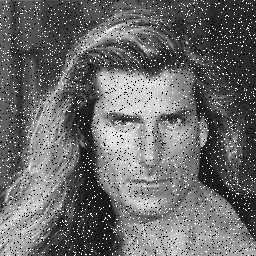
#> input picture photos/salt_pepper.png, 256 x 256 px
$ python 1_blurringFilters.py
#> lines starting #> are read from the running program, lines starting #| are printed output that depends on the picture
import numpy as np
import cv2

# averaging filters are the blurred filters they take the average of every 5x5 surface
# to smooth the image but this way we lose the details
# (blurred algorithms are used to reduce the noise)
#salt and pepper noise is like in this photo

# kernel of my own
myKernel = np.array(
    [
        [1, 0, 1],
        [1, 0, 1],
        [1, 0, 1]
    ]
)

img = cv2.imread('../photos/salt_pepper.png')
#> img is the input picture: shape (256, 256, 3); min 0, max 255, mean 106.4
cv2.imshow('Initial', img)
cv2.waitKey(0)

# with a very big matrix for blurring we keep just the COLORS not the DETAILS
filteredImg = cv2.filter2D(img, -1, myKernel)
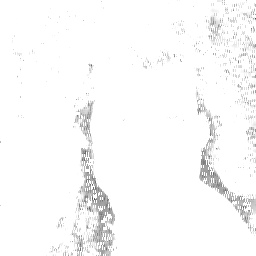
#> filteredImg: shape (256, 256, 3); min 78, max 255, mean 249.9

# 7,7 is the kernel size (convolution matrix)
filteredImg = cv2.blur(img , (7,7))
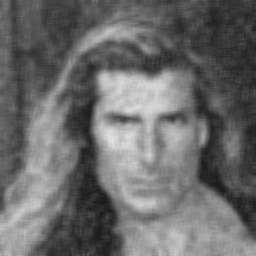
#> filteredImg: shape (256, 256, 3); min 23, max 225, mean 106.4

# this gets the number of chanels as well (-1 means the same as the input)
filteredImg = cv2.boxFilter(img , -1 , (5,5))

filteredImg = cv2.GaussianBlur(img, (3,3), 1, 1)
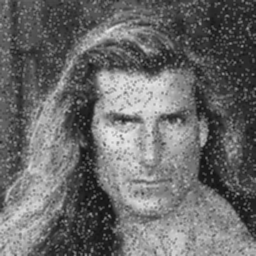
#> filteredImg: shape (256, 256, 3); min 16, max 234, mean 106.4

# requires square kernel size so put only one dimension
# the best for this type of noise -  if i have more types maybe other filters are better
filteredImg = cv2.medianBlur(img, 3)
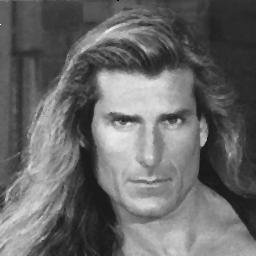
#> filteredImg: shape (256, 256, 3); min 0, max 255, mean 103.8

cv2.imshow('Filter', filteredImg)
cv2.waitKey(0)

$ run again, with photos/gerry.png copied over photos/salt_pepper.png
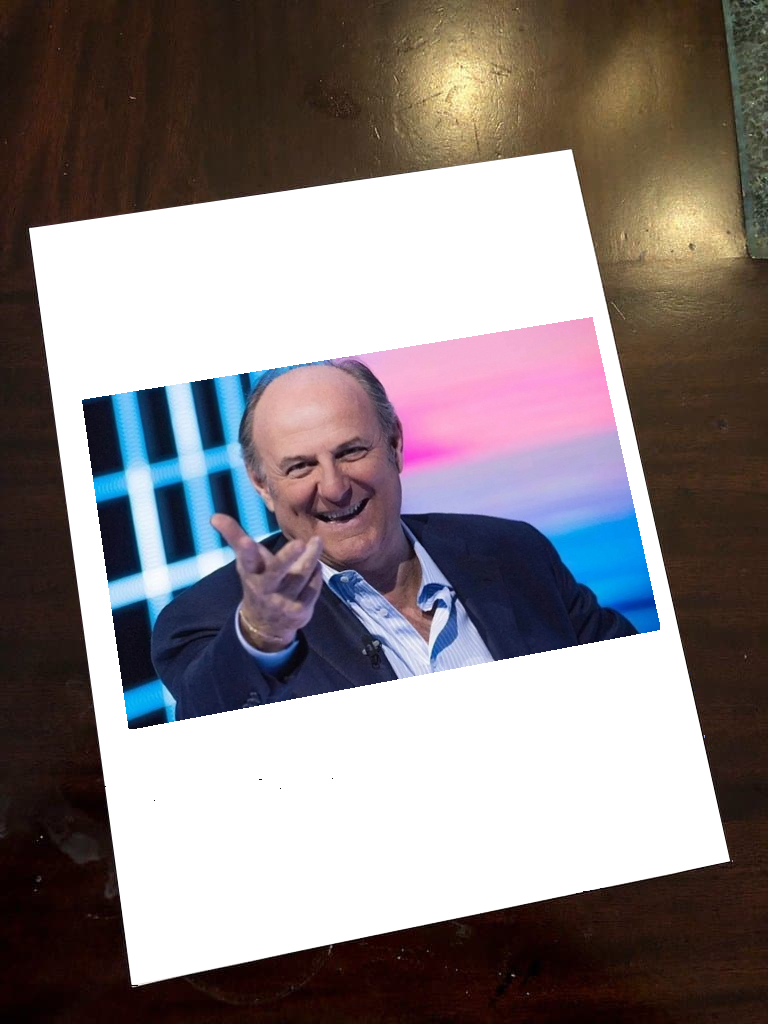
#> input picture photos/gerry.png, 768 x 1024 px
#> img is the input picture: shape (1024, 768, 3); mean B, G, R 130.1, 128.7, 137.2
#> `filteredImg = cv2.filter2D(img, -1, myKernel)`:
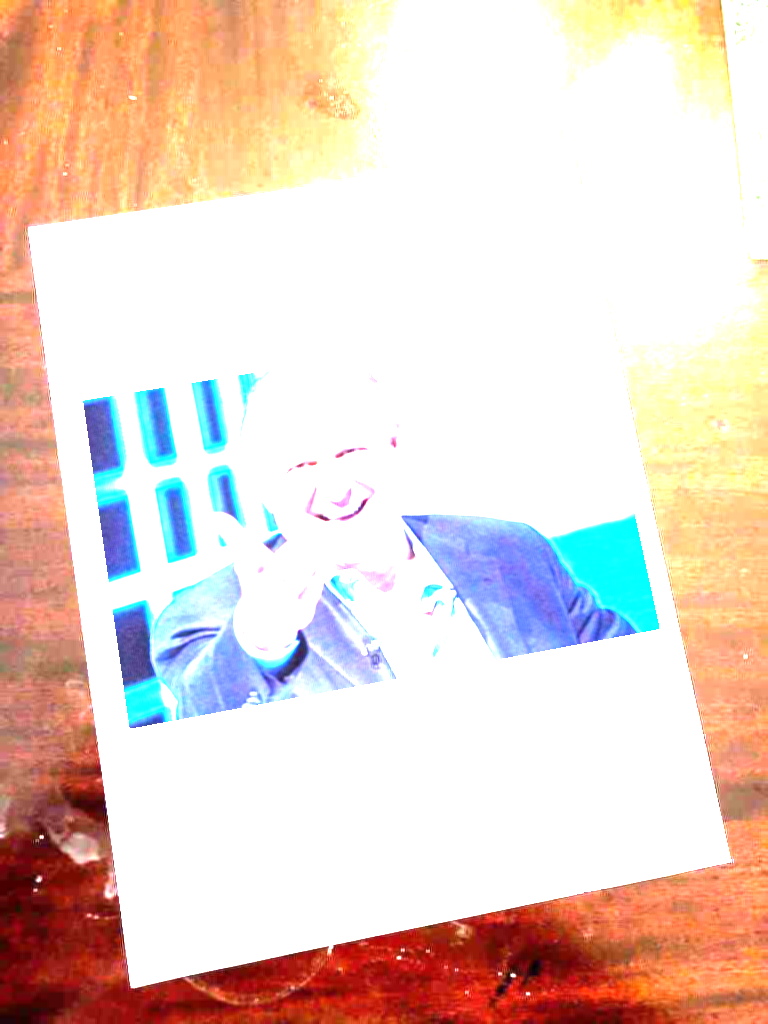
#> filteredImg: shape (1024, 768, 3); mean B, G, R 202.3, 212.3, 232.2
#> `filteredImg = cv2.blur(img , (7,7))`:
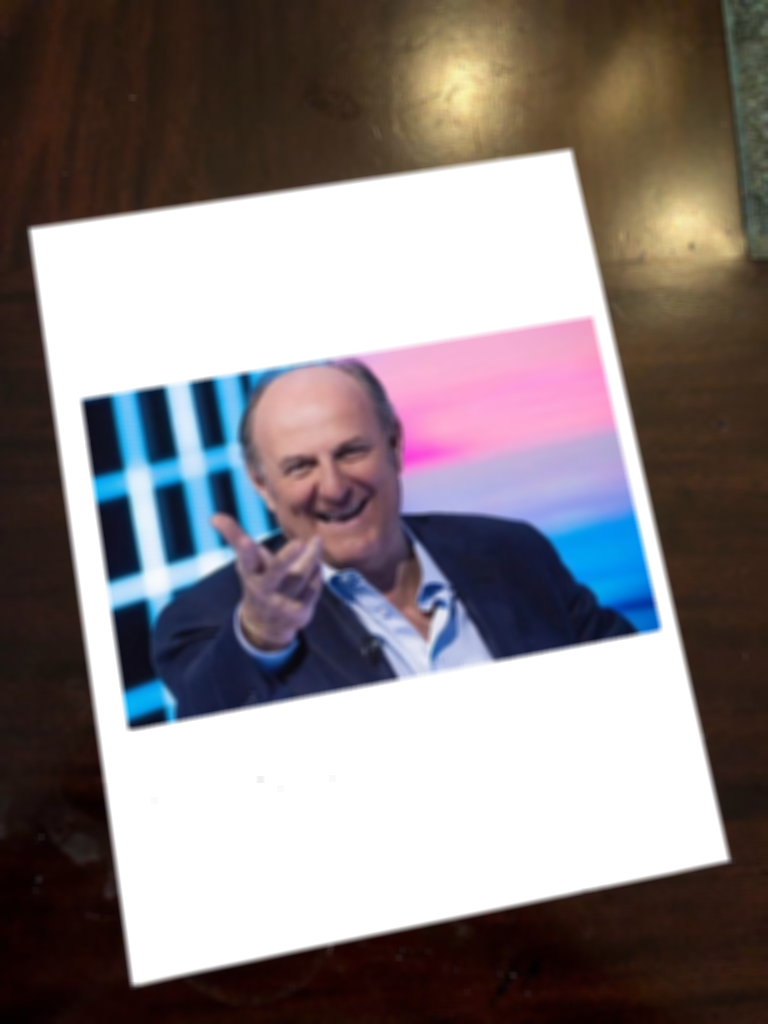
#> filteredImg: shape (1024, 768, 3); mean B, G, R 130.1, 128.7, 137.2

$ run again, with photos/left.png copied over photos/salt_pepper.png
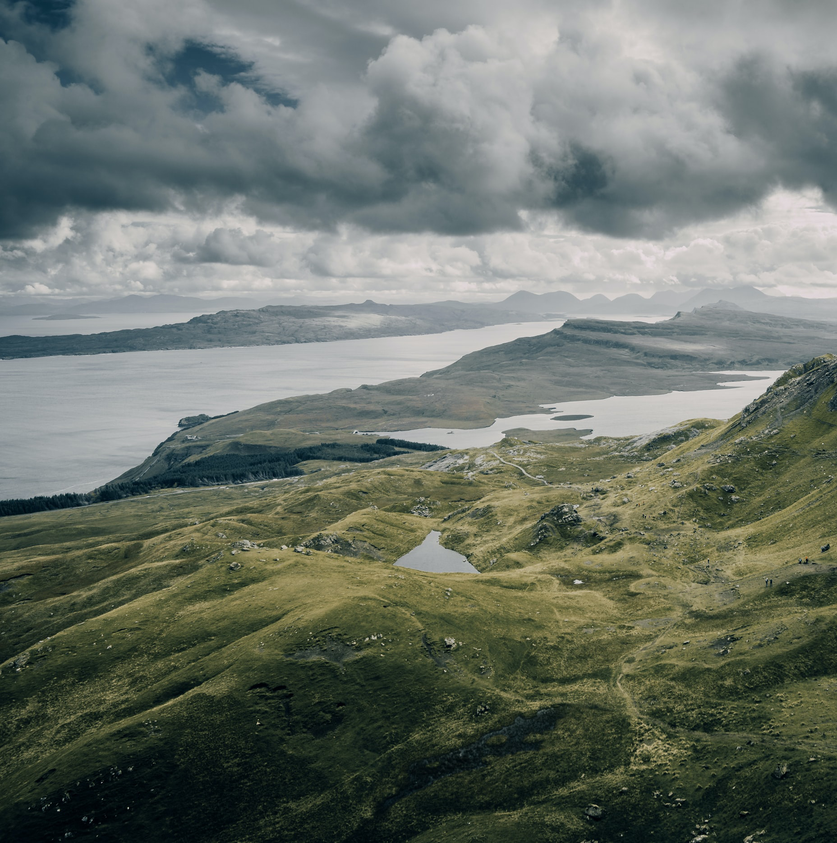
#> input picture photos/left.png, 837 x 843 px, shrunk from 1856 x 1869 before the run
#> img is the input picture: shape (843, 837, 3); mean B, G, R 105.7, 114.9, 107.6
#> `filteredImg = cv2.filter2D(img, -1, myKernel)`:
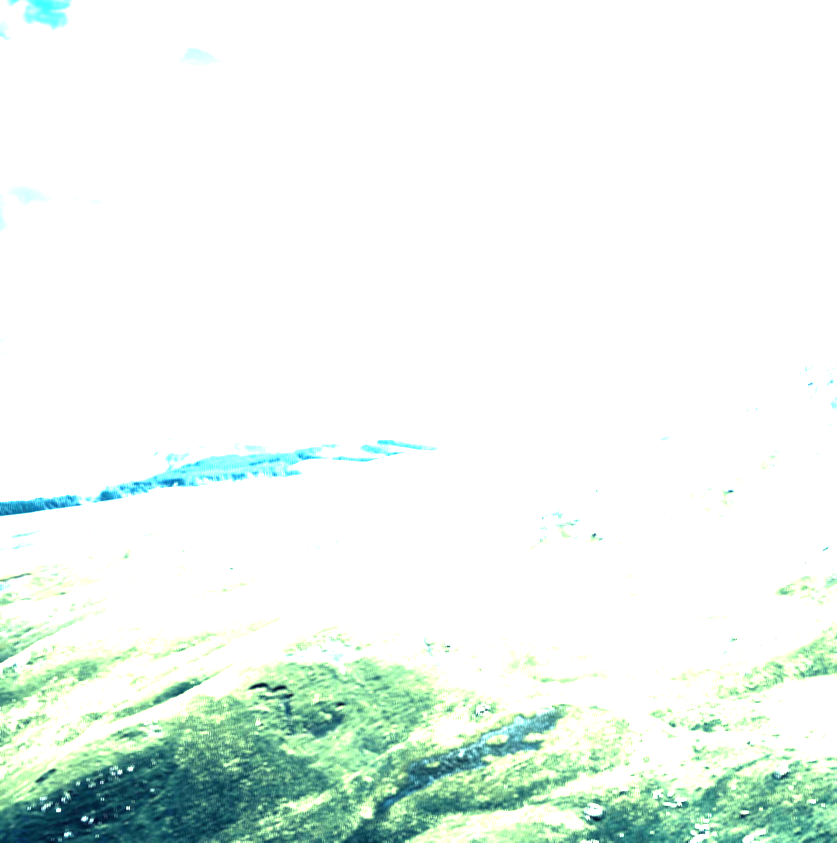
#> filteredImg: shape (843, 837, 3); mean B, G, R 239.4, 245.2, 234.8

$ run again, with photos/tsukuba.png copied over photos/salt_pepper.png
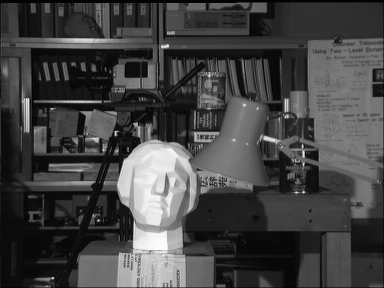
#> input picture photos/tsukuba.png, 384 x 288 px
#> img is the input picture: shape (288, 384, 3); min 0, max 252, mean 67.6
#> `filteredImg = cv2.filter2D(img, -1, myKernel)`:
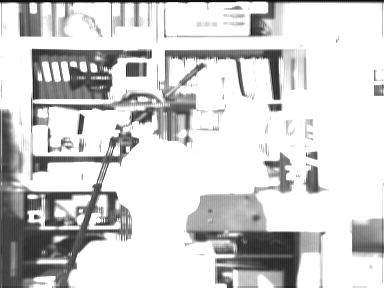
#> filteredImg: shape (288, 384, 3); min 10, max 255, mean 209.6
#> `filteredImg = cv2.blur(img , (7,7))`:
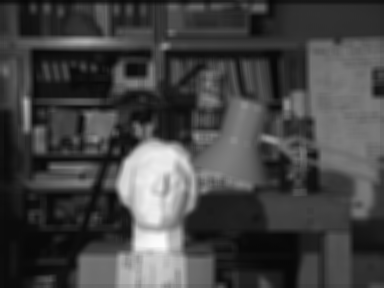
#> filteredImg: shape (288, 384, 3); min 7, max 251, mean 67.8
